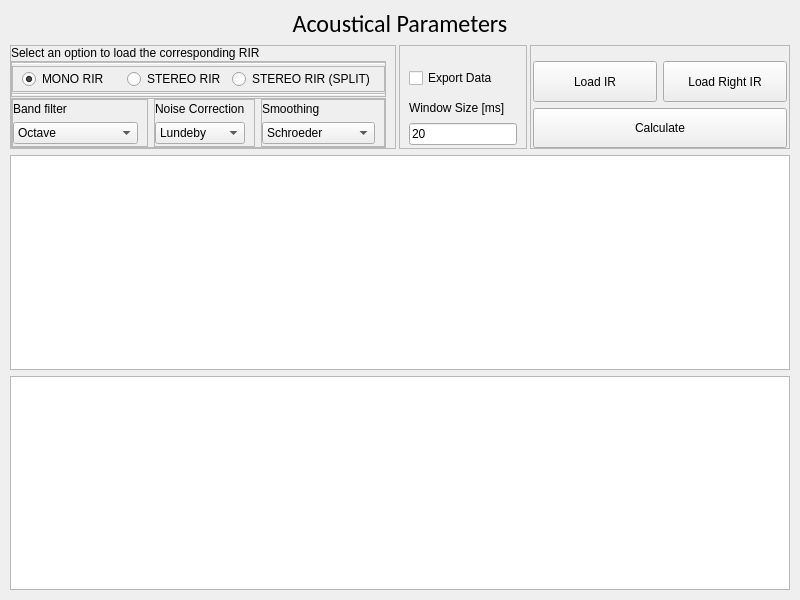
<?xml version="1.0" encoding="UTF-8"?>
<ui version="4.0">
 <class>MainWindow</class>
 <widget class="QMainWindow" name="MainWindow">
  <property name="geometry">
   <rect>
    <x>0</x>
    <y>0</y>
    <width>800</width>
    <height>600</height>
   </rect>
  </property>
  <property name="minimumSize">
   <size>
    <width>600</width>
    <height>600</height>
   </size>
  </property>
  <property name="windowTitle">
   <string>Acoustical Parameters</string>
  </property>
  <widget class="QWidget" name="centralwidget">
   <layout class="QVBoxLayout" name="verticalLayout_8">
    <property name="leftMargin">
     <number>10</number>
    </property>
    <property name="rightMargin">
     <number>10</number>
    </property>
    <property name="bottomMargin">
     <number>10</number>
    </property>
    <item>
     <widget class="QLabel" name="label">
      <property name="font">
       <font>
        <family>Calibri</family>
        <pointsize>18</pointsize>
        <weight>50</weight>
        <bold>false</bold>
       </font>
      </property>
      <property name="text">
       <string>Acoustical Parameters</string>
      </property>
      <property name="alignment">
       <set>Qt::AlignCenter</set>
      </property>
     </widget>
    </item>
    <item>
     <widget class="QWidget" name="widget" native="true">
      <layout class="QHBoxLayout" name="horizontalLayout_3">
       <property name="spacing">
        <number>3</number>
       </property>
       <property name="leftMargin">
        <number>0</number>
       </property>
       <property name="topMargin">
        <number>0</number>
       </property>
       <property name="rightMargin">
        <number>0</number>
       </property>
       <property name="bottomMargin">
        <number>0</number>
       </property>
       <item>
        <widget class="QFrame" name="frame_7">
         <property name="frameShape">
          <enum>QFrame::StyledPanel</enum>
         </property>
         <property name="frameShadow">
          <enum>QFrame::Raised</enum>
         </property>
         <layout class="QVBoxLayout" name="verticalLayout_5">
          <property name="spacing">
           <number>1</number>
          </property>
          <property name="leftMargin">
           <number>0</number>
          </property>
          <property name="topMargin">
           <number>0</number>
          </property>
          <property name="bottomMargin">
           <number>0</number>
          </property>
          <item>
           <widget class="QLabel" name="label_5">
            <property name="text">
             <string>Select an option to load the corresponding RIR</string>
            </property>
           </widget>
          </item>
          <item>
           <widget class="QFrame" name="frame_9">
            <property name="frameShape">
             <enum>QFrame::StyledPanel</enum>
            </property>
            <property name="frameShadow">
             <enum>QFrame::Raised</enum>
            </property>
            <layout class="QVBoxLayout" name="verticalLayout_6">
             <property name="spacing">
              <number>1</number>
             </property>
             <property name="leftMargin">
              <number>0</number>
             </property>
             <property name="topMargin">
              <number>0</number>
             </property>
             <property name="rightMargin">
              <number>0</number>
             </property>
             <property name="bottomMargin">
              <number>0</number>
             </property>
             <item>
              <widget class="Line" name="line">
               <property name="enabled">
                <bool>false</bool>
               </property>
               <property name="orientation">
                <enum>Qt::Horizontal</enum>
               </property>
              </widget>
             </item>
             <item>
              <widget class="QFrame" name="frame_8">
               <property name="frameShape">
                <enum>QFrame::StyledPanel</enum>
               </property>
               <property name="frameShadow">
                <enum>QFrame::Raised</enum>
               </property>
               <layout class="QHBoxLayout" name="horizontalLayout_2">
                <property name="spacing">
                 <number>2</number>
                </property>
                <property name="topMargin">
                 <number>2</number>
                </property>
                <property name="bottomMargin">
                 <number>2</number>
                </property>
                <item>
                 <widget class="QRadioButton" name="radioRIRMONO">
                  <property name="text">
                   <string>MONO RIR</string>
                  </property>
                  <property name="checked">
                   <bool>true</bool>
                  </property>
                 </widget>
                </item>
                <item>
                 <widget class="QRadioButton" name="radioRIRBIN">
                  <property name="text">
                   <string>STEREO RIR</string>
                  </property>
                 </widget>
                </item>
                <item>
                 <widget class="QRadioButton" name="radioRIRST">
                  <property name="text">
                   <string>STEREO RIR (SPLIT)</string>
                  </property>
                 </widget>
                </item>
               </layout>
              </widget>
             </item>
             <item>
              <widget class="Line" name="line_3">
               <property name="enabled">
                <bool>false</bool>
               </property>
               <property name="orientation">
                <enum>Qt::Horizontal</enum>
               </property>
              </widget>
             </item>
            </layout>
           </widget>
          </item>
          <item>
           <widget class="QFrame" name="frame_6">
            <property name="enabled">
             <bool>true</bool>
            </property>
            <property name="frameShape">
             <enum>QFrame::StyledPanel</enum>
            </property>
            <property name="frameShadow">
             <enum>QFrame::Raised</enum>
            </property>
            <layout class="QHBoxLayout" name="horizontalLayout">
             <property name="leftMargin">
              <number>0</number>
             </property>
             <property name="topMargin">
              <number>0</number>
             </property>
             <property name="rightMargin">
              <number>0</number>
             </property>
             <property name="bottomMargin">
              <number>0</number>
             </property>
             <item>
              <widget class="QFrame" name="frame_3">
               <property name="frameShape">
                <enum>QFrame::StyledPanel</enum>
               </property>
               <property name="frameShadow">
                <enum>QFrame::Raised</enum>
               </property>
               <layout class="QVBoxLayout" name="verticalLayout_2">
                <property name="leftMargin">
                 <number>0</number>
                </property>
                <property name="topMargin">
                 <number>2</number>
                </property>
                <property name="bottomMargin">
                 <number>2</number>
                </property>
                <item>
                 <widget class="QLabel" name="label_2">
                  <property name="text">
                   <string>Band filter</string>
                  </property>
                  <property name="alignment">
                   <set>Qt::AlignLeading|Qt::AlignLeft|Qt::AlignVCenter</set>
                  </property>
                 </widget>
                </item>
                <item>
                 <widget class="QComboBox" name="comboFilt">
                  <item>
                   <property name="text">
                    <string>Octave</string>
                   </property>
                  </item>
                  <item>
                   <property name="text">
                    <string>One Third Octave</string>
                   </property>
                  </item>
                 </widget>
                </item>
               </layout>
              </widget>
             </item>
             <item>
              <widget class="QFrame" name="frame_4">
               <property name="frameShape">
                <enum>QFrame::StyledPanel</enum>
               </property>
               <property name="frameShadow">
                <enum>QFrame::Raised</enum>
               </property>
               <layout class="QVBoxLayout" name="verticalLayout_3">
                <property name="leftMargin">
                 <number>0</number>
                </property>
                <property name="topMargin">
                 <number>2</number>
                </property>
                <property name="bottomMargin">
                 <number>2</number>
                </property>
                <item>
                 <widget class="QLabel" name="label_3">
                  <property name="text">
                   <string>Noise Correction</string>
                  </property>
                  <property name="alignment">
                   <set>Qt::AlignLeading|Qt::AlignLeft|Qt::AlignVCenter</set>
                  </property>
                 </widget>
                </item>
                <item>
                 <widget class="QComboBox" name="comboRF">
                  <item>
                   <property name="text">
                    <string>Lundeby</string>
                   </property>
                  </item>
                  <item>
                   <property name="text">
                    <string>Off</string>
                   </property>
                  </item>
                 </widget>
                </item>
               </layout>
              </widget>
             </item>
             <item>
              <widget class="QFrame" name="frame_5">
               <property name="frameShape">
                <enum>QFrame::StyledPanel</enum>
               </property>
               <property name="frameShadow">
                <enum>QFrame::Raised</enum>
               </property>
               <layout class="QVBoxLayout" name="verticalLayout_4">
                <property name="leftMargin">
                 <number>0</number>
                </property>
                <property name="topMargin">
                 <number>2</number>
                </property>
                <property name="bottomMargin">
                 <number>2</number>
                </property>
                <item>
                 <widget class="QLabel" name="label_4">
                  <property name="text">
                   <string>Smoothing</string>
                  </property>
                  <property name="alignment">
                   <set>Qt::AlignLeading|Qt::AlignLeft|Qt::AlignVCenter</set>
                  </property>
                 </widget>
                </item>
                <item>
                 <widget class="QComboBox" name="comboSuav">
                  <item>
                   <property name="text">
                    <string>Schroeder</string>
                   </property>
                  </item>
                  <item>
                   <property name="text">
                    <string>Moving Median</string>
                   </property>
                  </item>
                 </widget>
                </item>
               </layout>
              </widget>
             </item>
            </layout>
           </widget>
          </item>
         </layout>
        </widget>
       </item>
       <item>
        <widget class="QFrame" name="frame_2">
         <property name="sizePolicy">
          <sizepolicy hsizetype="Fixed" vsizetype="Preferred">
           <horstretch>0</horstretch>
           <verstretch>0</verstretch>
          </sizepolicy>
         </property>
         <property name="frameShape">
          <enum>QFrame::StyledPanel</enum>
         </property>
         <property name="frameShadow">
          <enum>QFrame::Raised</enum>
         </property>
         <layout class="QVBoxLayout" name="verticalLayout">
          <property name="spacing">
           <number>2</number>
          </property>
          <property name="topMargin">
           <number>22</number>
          </property>
          <property name="rightMargin">
           <number>0</number>
          </property>
          <property name="bottomMargin">
           <number>0</number>
          </property>
          <item>
           <widget class="QCheckBox" name="checkBox">
            <property name="text">
             <string>Export Data</string>
            </property>
           </widget>
          </item>
          <item>
           <widget class="QWidget" name="widget_2" native="true">
            <layout class="QVBoxLayout" name="verticalLayout_7">
             <property name="leftMargin">
              <number>0</number>
             </property>
             <property name="bottomMargin">
              <number>3</number>
             </property>
             <item>
              <widget class="QLabel" name="labelVent">
               <property name="text">
                <string>Window Size [ms]</string>
               </property>
              </widget>
             </item>
             <item>
              <widget class="QLineEdit" name="lineVent">
               <property name="text">
                <string>20</string>
               </property>
              </widget>
             </item>
            </layout>
           </widget>
          </item>
         </layout>
        </widget>
       </item>
       <item>
        <widget class="QFrame" name="frame">
         <property name="sizePolicy">
          <sizepolicy hsizetype="Minimum" vsizetype="Preferred">
           <horstretch>0</horstretch>
           <verstretch>0</verstretch>
          </sizepolicy>
         </property>
         <property name="frameShape">
          <enum>QFrame::StyledPanel</enum>
         </property>
         <property name="frameShadow">
          <enum>QFrame::Raised</enum>
         </property>
         <layout class="QGridLayout" name="gridLayout">
          <property name="leftMargin">
           <number>2</number>
          </property>
          <property name="topMargin">
           <number>15</number>
          </property>
          <property name="rightMargin">
           <number>2</number>
          </property>
          <property name="bottomMargin">
           <number>0</number>
          </property>
          <item row="1" column="0" colspan="2">
           <widget class="QPushButton" name="BotonCalc">
            <property name="sizePolicy">
             <sizepolicy hsizetype="Minimum" vsizetype="Minimum">
              <horstretch>0</horstretch>
              <verstretch>0</verstretch>
             </sizepolicy>
            </property>
            <property name="text">
             <string>Calculate</string>
            </property>
           </widget>
          </item>
          <item row="0" column="0">
           <widget class="QPushButton" name="BotonMono">
            <property name="sizePolicy">
             <sizepolicy hsizetype="Minimum" vsizetype="Preferred">
              <horstretch>0</horstretch>
              <verstretch>0</verstretch>
             </sizepolicy>
            </property>
            <property name="text">
             <string>Load IR</string>
            </property>
           </widget>
          </item>
          <item row="0" column="1">
           <widget class="QPushButton" name="BotonStereo">
            <property name="sizePolicy">
             <sizepolicy hsizetype="Minimum" vsizetype="Preferred">
              <horstretch>0</horstretch>
              <verstretch>0</verstretch>
             </sizepolicy>
            </property>
            <property name="text">
             <string>Load Right IR</string>
            </property>
           </widget>
          </item>
         </layout>
        </widget>
       </item>
      </layout>
     </widget>
    </item>
    <item>
     <widget class="QGraphicsView" name="graphicsView"/>
    </item>
    <item>
     <widget class="QTableWidget" name="tableWidget"/>
    </item>
   </layout>
  </widget>
 </widget>
 <resources/>
 <connections/>
</ui>
